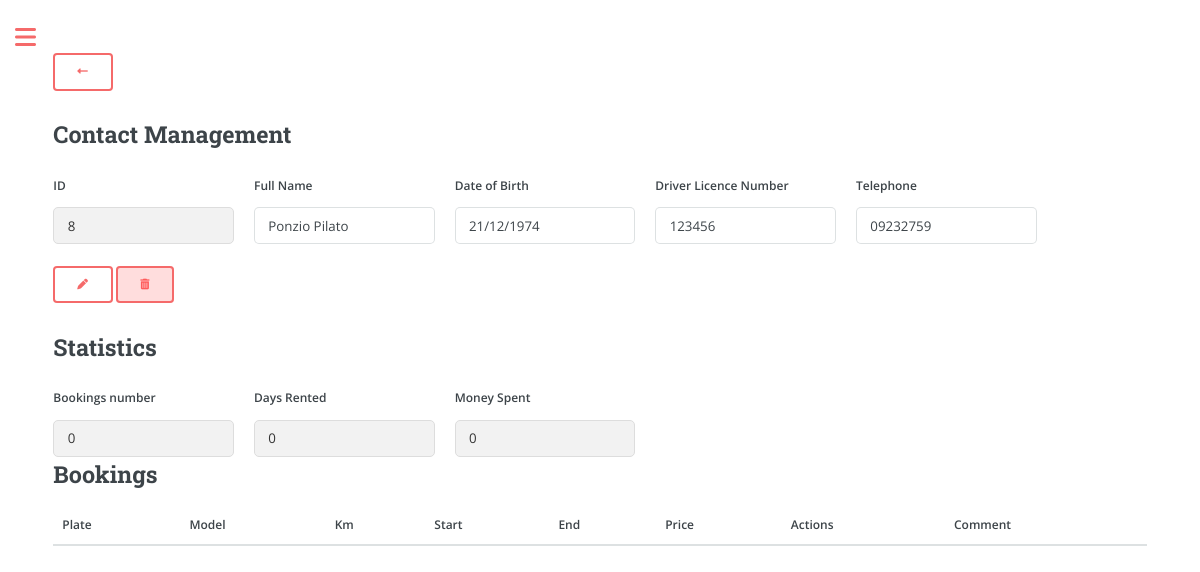
The app's page /contact/8 (signed in), older data.
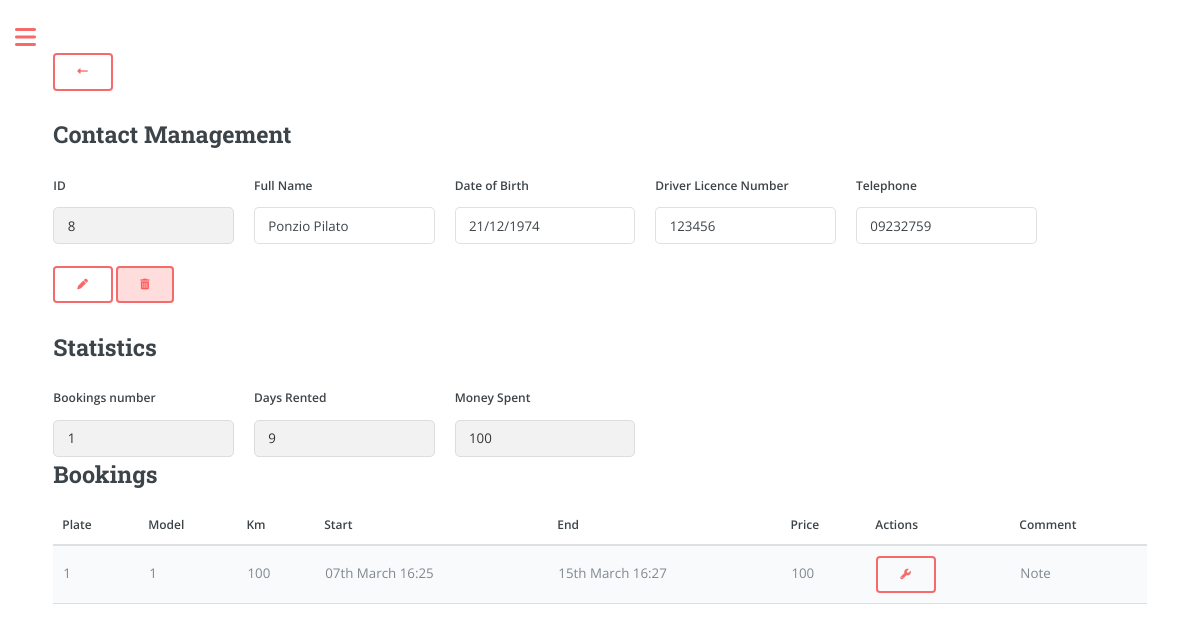
The same page, newer data.
### app/models.py (models this page shows, shortened)
class Booking(db.Model):
    id = db.Column(db.Integer, primary_key=True)
    start_datetime = db.Column(db.DateTime, nullable=False)
    end_datetime = db.Column(db.DateTime, nullable=False)
    car_plate = db.Column(db.String(8), db.ForeignKey('car.plate'), nullable=False)
    user_id = db.Column(db.Integer, db.ForeignKey('user.id'), nullable=False)
    note = db.Column(db.String(160))
    money = db.Column(db.Integer, default=0, index=True)
    km = db.Column(db.Integer, default=0, index=True) # Car's kilometres when booking
    car = db.relationship('Car', backref='bookings', lazy=True)
    contact_id = db.Column(db.Integer, db.ForeignKey('contacts.id', name='booking_contacts_id'), nullable=True)
    group_id = db.Column(db.Integer, db.ForeignKey('groups.id', name='booking_group'), nullable=True)
    group = db.relationship('Groups', back_populates='bookings', lazy=True)

class Car(db.Model):
    plate = db.Column(db.String(8), primary_key=True, index=True, unique=True)
    make = db.Column(db.String(15), index=True)
    model = db.Column(db.String(15), index=True)
    fuel = db.Column(db.String(8), index=True)
    year = db.Column(db.Integer, index=True)
    cc = db.Column(db.Integer, index=True)
    user_id = db.Column(db.Integer, db.ForeignKey('user.id'))
    days = db.Column(db.Integer, default=0, index=True)
    money = db.Column(db.Integer, default=0, index=True) # Referred as 'revenue'
    car_cost = db.Column(db.Integer, default=0, index=True)
    insurance_cost = db.Column(db.Float, default=0, index=True)
    insurance_expiry_date = db.Column(db.DateTime)
    mot_cost = db.Column(db.Float, default=0, index=True)
    mot_expiry_date = db.Column(db.DateTime)
    road_tax_cost = db.Column(db.Float, default=0, index=True)
    road_tax_expiry_date = db.Column(db.DateTime)
    renewal = db.relationship('Renewal', backref='car', lazy='dynamic')
    km = db.Column(db.Integer, default=0, index=True)

### app/routes.py (the view, shortened to what this page needs)
@app.route('/contact/<int:contact_id>', methods=['GET', 'POST'])
@requires_verification
def contact_manage(contact_id):
    contact = Contacts.query.get_or_404(contact_id)
    contact_bookings = contact.bookings.all()
    return render_template('contact_manage.html' if current_user.language == 'en' else f'contact_manage_{current_user.language}.html',
                           contact=contact, contact_bookings=contact_bookings, days=contact.rented_days,
                           money=contact.money_spent, bookings_number=len(contact_bookings), user_name=current_user.username if current_user.is_authenticated else None)

### app/decorator.py (called while the page is built)
def requires_verification(func):
    @wraps(func)
    def decorated_function(*args, **kwargs):
        if not current_user.is_authenticated:
            flash('You need to log in to access this page.', 'warning')
            return redirect(url_for('login'))  # Redirect to login page
        elif not current_user.is_verified:
            flash('You need to verify your account to access this page.', 'warning')
            return redirect(url_for('confirm_email'))  # Redirect to account verification page
        return func(*args, **kwargs)
    return decorated_function

### app/models.py (called while the page is built)
@login.user_loader
def load_user(id):
    return User.query.get(int(id))

### app/templates/contact_manage.html (shortened to what the changed rows need)
{% if current_user.language == 'en' %}
    {% extends "index.html" %}
{% else %}
    {% extends "index_" + current_user.language + ".html" %}
{% endif %}
{% block content %}
<link rel="stylesheet" href="{{ url_for('static', filename='css/custom.css') }}">
<h2>Contact Management</h2>
<h2>Statistics</h2>
<div class="row">
    <div class="col">
        <label for="bookings_number" class="form-label">Bookings number</label>
        <input type="text" class="form-control" id="bookings_number" name="bookings_number" value="{{ bookings_number }}" readonly>
    </div>
    <div class="col">
        <label for="days_rented" class="form-label">Days Rented</label>
        <input type="text" class="form-control" id="days_rented" name="days_rented" value="{{ days }}" readonly>
    </div>
    <div class="col">
        <label for="money_spent" class="form-label">Money Spent</label>
        <input type="text" class="form-control" id="money_spent" name="money_spent" value="{{ money }}" readonly>
    </div>
</div>
<h2>Bookings</h2>
<form action="{{ url_for('bookings_manage') }}" method="POST">
    <table>
        <thead>
            <tr>
                <th>Plate</th>
                <th>Model</th>
                <th>{{ current_user.measurement_unit.capitalize() }}</th>
                <th>Start</th>
                <th>End</th>
                <th>Price</th>
                <th>Actions</th>
                <th>Comment</th>
            </tr>
        </thead>
        <tbody>
            {% for booking in contact_bookings %}
                <tr>
                    <td>{{ booking.car.plate }}</td>
                    <td>{{ booking.car.model }}</td>
                    <td>{{ booking.km }}</td>
                    <td>{{ booking.start_datetime.strftime("%dth %B %H:%M") }}</td>
                    <td>{{ booking.end_datetime.strftime("%dth %B %H:%M") }}</td>
                    <td>{{ booking.money }}</td>
                    <td>
                        <button type="submit" class="btn btn-danger" name="manage_booking" value="{{ booking.id }}"><i class="fa-solid fa-wrench"></i></button>
                    </td>
                    <td>
                        {% if booking.note %}
                            <span class="note-tooltip">
                                Note
                            </span>
                        {% endif %}
                    </td>
                </tr>
            {% endfor %}
        </tbody>
    </table>
</form>
{% endblock %}

Row changes from the older to the newer data that the page shows:
added Booking: car.plate "1", car.model "1", km "100", start_datetime "07th March 16:25", end_datetime "15th March 16:27", money "100", {{ booking.id }} 11 (drawn)
Text that changed along with them:
form field bookings_number: "0" → "1"
form field days_rented: "0" → "9"
form field money_spent: "0" → "100"
